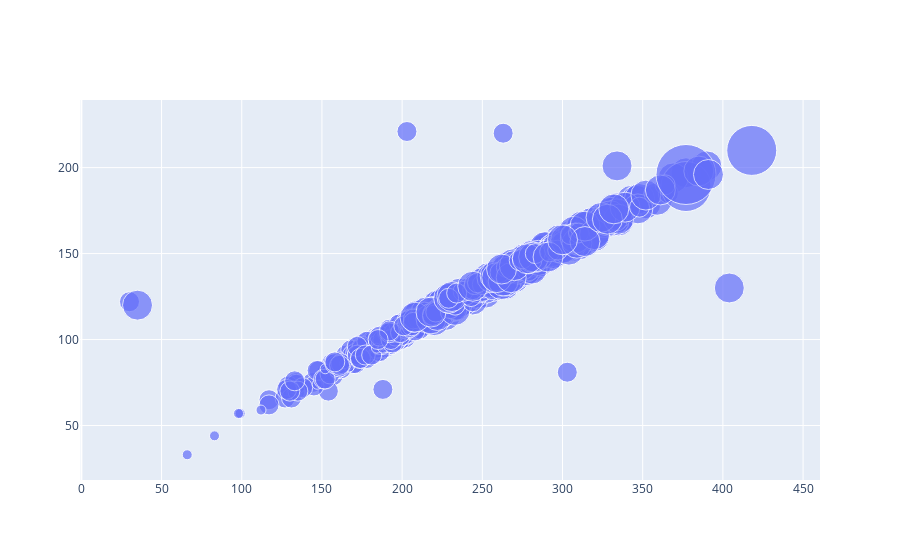

Notebook source saved alongside this figure:
### Code cell
trace0 = go.Scatter(x=df.Cholesterol,
                    y = df.sBP,
                   mode = "markers",
                   marker = {"size":10*np.ceil(df.Creatinine)})
data = [trace0]
iplot({"data":data})

### Figure 1 — Plotly figure (JSON) as saved in the notebook; plotly's stock layout.template omitted (floating-point values rounded to 4 significant figures; data arrays with more than 128 entries replaced by an {"elided": "..."} marker saying what was removed)
{"data": [{"marker": {"size": {"elided": "900 int values"}}, "mode": "markers", "type": "scatter", "x": {"elided": "900 int values"}, "y": {"elided": "900 int values"}}], "layout": {"autosize": true, "xaxis": {"autorange": true, "range": [-2.532, 464.3], "type": "linear"}, "yaxis": {"autorange": true, "range": [11.32, 267.2], "type": "linear"}}}
